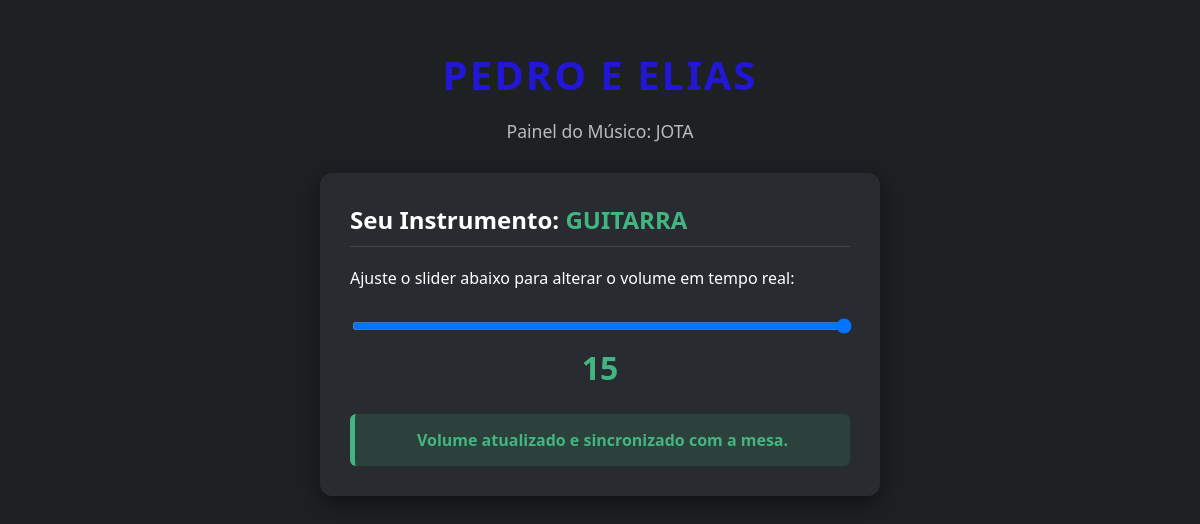
Before: /musico/1 with the older database file.
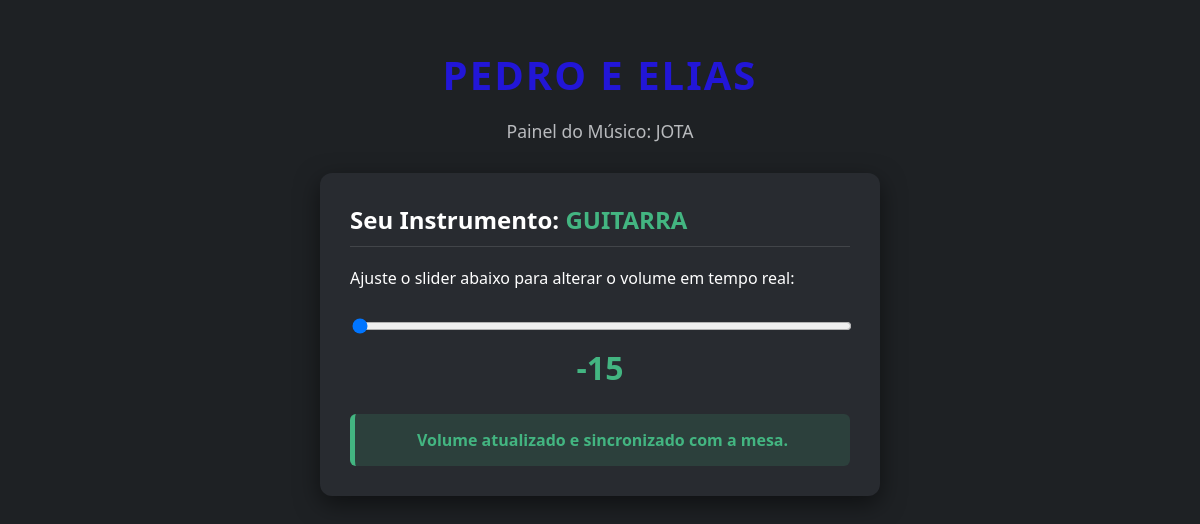
After: the same page with the newer database file.
### tables this page shows
CREATE TABLE musicos (
            id INTEGER PRIMARY KEY AUTOINCREMENT,
            nome TEXT NOT NULL,
            instrumento TEXT NOT NULL,
            volume_atual TEXT DEFAULT '0'
        );

### main.py (the view)
@app.route('/musico/<int:id>')
def musico(id):
    conn = sqlite3.connect('mesa.db')
    cursor = conn.cursor()
    cursor.execute('SELECT id, nome, instrumento, volume_atual FROM musicos WHERE id = ?', (id,))
    musico_info = cursor.fetchone()
    conn.close()
    if not musico_info:
        return "Músico não encontrado!", 404
    return render_template('musico.html', musico=musico_info)

### templates/musico.html (shortened to what this page needs)
<!DOCTYPE html>
<html lang="pt-BR">
<head>
    <link rel="stylesheet" href="{{ url_for('static', filename='style.css') }}">
</head>
<body>
    <header>
        <h1>PEDRO E ELIAS</h1>
        <p>Painel do Músico: {{ musico[1] }}</p>
    </header>
    <main>
        <section class="card">
            <h2>Seu Instrumento: <span style="color: #43b581;">{{ musico[2] }}</span></h2>
            <p>Ajuste o slider abaixo para alterar o volume em tempo real:</p>
            <div class="slider-container">
                <input type="range" id="volumeSlider" min="-15" max="15" value="{{ musico[3] }}" oninput="atualizarValor(this.value)" onchange="enviarMudanca(this.value)">
                <div class="valor-display" id="textoValor">{{ musico[3] }}</div>
            </div>
            <div id="statusBox" class="status-caixa status-verde">
                Volume atualizado e sincronizado com a mesa.
            </div>
        </section>
    </main>
</body>
</html>

Changed rows visible on the page:
changed musicos "GUITARRA": volume_atual "15" → "-15"
